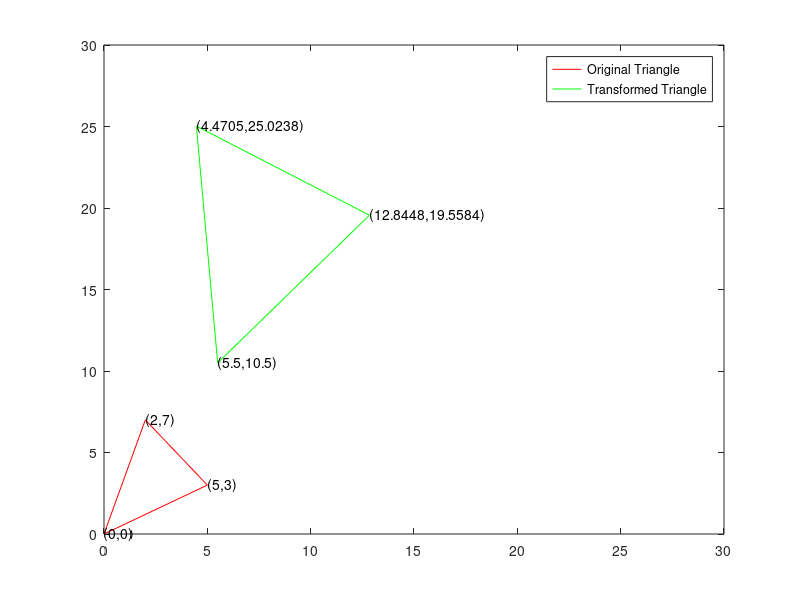

Reproduce this figure in MATLAB.
%% Machine Vision Homework 2
% Problem 3 Part a
% Arthor: Xinyi Cai

%% 1. Forward analysis
% Housekeeping
clc; 
clear all; 

x_t = [0, 2, 5]; 
y_t = [0, 7, 3]; 

X_c = 0.5*(max(x_t)-min(x_t)); 
Y_c = 0.5*(max(y_t)-min(y_t)); 

k = 2; 
theta = 20; 
x_d = 3; 
y_d = 7; 

q1 = k * cosd(theta); 
q2 = k * sind(theta); 
q3 = X_c + x_d; 
q4 = Y_c + y_d; 

for i = 1:3
    X_i(i) = q1 * x_t(i) - q2 * y_t(i) + q3; 
    Y_i(i) = q1 * y_t(i) + q2 * x_t(i) + q4; 
end

figure; 
plot([x_t, x_t(1)], [y_t, y_t(1)], 'r')
hold on 
plot([X_i, X_i(1)], [Y_i, Y_i(1)], 'g')

for i = 1:length(x_t)
    text(x_t(i), y_t(i),...
        ['(' num2str(x_t(i)),',' num2str(y_t(i)) ')']);
    text(X_i(i), Y_i(i),...
        ['(' num2str(X_i(i)),',' num2str(Y_i(i)) ')']);
end

xlim([0 30])
ylim([0 30])
legend('Original Triangle', 'Transformed Triangle')

%% 2. Pseudo-inverse (Verification)

% Housekeeping
clc; 
clear all; 

% Given
x_t = [0, 2, 5]; 
y_t = [0, 7, 3]; 
X_i = [5.500,4.470,12.845]; 
Y_i = [10.500,25.024,19.558]; 

X_c = 0.5*(max(x_t)-min(x_t)); 
Y_c = 0.5*(max(y_t)-min(y_t)); 

j = 1:2:(2*length(x_t)-1);
k = 2:2:(2*length(x_t)); 

for i = 1:3
    A(j(i):j(i)+1, 1:4) = [x_t(i), -y_t(i), 1, 0;...
                           y_t(i), x_t(i), 0, 1];
    R(j(i), 1) = X_i(i); 
    R(k(i), 1) = Y_i(i);
end

Q = pinv(A)*R; 

k = sqrt(Q(1)^2+Q(2)^2)
theta = atan2(Q(2), Q(1))*180/pi
x_d = Q(3) - X_c
y_d = Q(4) - Y_c